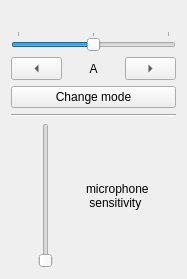
<?xml version="1.0" encoding="UTF-8"?>
<ui version="4.0">
 <class>GuitarTuner</class>
 <widget class="QWidget" name="GuitarTuner">
  <property name="geometry">
   <rect>
    <x>0</x>
    <y>0</y>
    <width>187</width>
    <height>279</height>
   </rect>
  </property>
  <property name="windowTitle">
   <string>GuitarTunerUI</string>
  </property>
  <layout class="QVBoxLayout" name="verticalLayout">
   <item>
    <widget class="QLabel" name="tabulatorIcon">
     <property name="text">
      <string notr="true"/>
     </property>
     <property name="alignment">
      <set>Qt::AlignCenter</set>
     </property>
    </widget>
   </item>
   <item>
    <widget class="QSlider" name="FrequencySlider">
     <property name="enabled">
      <bool>true</bool>
     </property>
     <property name="autoFillBackground">
      <bool>false</bool>
     </property>
     <property name="minimum">
      <number>-50</number>
     </property>
     <property name="maximum">
      <number>50</number>
     </property>
     <property name="orientation">
      <enum>Qt::Horizontal</enum>
     </property>
     <property name="tickPosition">
      <enum>QSlider::TicksAbove</enum>
     </property>
     <property name="tickInterval">
      <number>50</number>
     </property>
    </widget>
   </item>
   <item>
    <layout class="QHBoxLayout" name="horizontalLayout">
     <item>
      <widget class="QToolButton" name="buttonPrev">
       <property name="sizePolicy">
        <sizepolicy hsizetype="Preferred" vsizetype="Fixed">
         <horstretch>0</horstretch>
         <verstretch>0</verstretch>
        </sizepolicy>
       </property>
       <property name="text">
        <string>...</string>
       </property>
       <property name="arrowType">
        <enum>Qt::LeftArrow</enum>
       </property>
      </widget>
     </item>
     <item>
      <widget class="QLabel" name="noteLabel">
       <property name="text">
        <string>A</string>
       </property>
       <property name="alignment">
        <set>Qt::AlignCenter</set>
       </property>
      </widget>
     </item>
     <item>
      <widget class="QToolButton" name="buttonNext">
       <property name="sizePolicy">
        <sizepolicy hsizetype="Preferred" vsizetype="Fixed">
         <horstretch>0</horstretch>
         <verstretch>0</verstretch>
        </sizepolicy>
       </property>
       <property name="text">
        <string>...</string>
       </property>
       <property name="autoRaise">
        <bool>false</bool>
       </property>
       <property name="arrowType">
        <enum>Qt::RightArrow</enum>
       </property>
      </widget>
     </item>
    </layout>
   </item>
   <item>
    <layout class="QHBoxLayout" name="horizontalLayout_3"/>
   </item>
   <item>
    <widget class="QPushButton" name="modeButton">
     <property name="text">
      <string>Change mode</string>
     </property>
    </widget>
   </item>
   <item>
    <widget class="Line" name="line">
     <property name="orientation">
      <enum>Qt::Horizontal</enum>
     </property>
    </widget>
   </item>
   <item>
    <layout class="QHBoxLayout" name="horizontalLayout_2">
     <item>
      <widget class="QSlider" name="soundSlider">
       <property name="layoutDirection">
        <enum>Qt::LeftToRight</enum>
       </property>
       <property name="value">
        <number>0</number>
       </property>
       <property name="orientation">
        <enum>Qt::Vertical</enum>
       </property>
      </widget>
     </item>
     <item>
      <widget class="QLabel" name="micSensitivityLabel">
       <property name="sizePolicy">
        <sizepolicy hsizetype="Fixed" vsizetype="Preferred">
         <horstretch>0</horstretch>
         <verstretch>0</verstretch>
        </sizepolicy>
       </property>
       <property name="text">
        <string>microphone
 sensitivity</string>
       </property>
      </widget>
     </item>
    </layout>
   </item>
  </layout>
  <zorder>tabulatorIcon</zorder>
  <zorder>FrequencySlider</zorder>
  <zorder>modeButton</zorder>
  <zorder>line</zorder>
  <zorder></zorder>
  <zorder></zorder>
 </widget>
 <layoutdefault spacing="6" margin="11"/>
 <resources/>
 <connections/>
</ui>
